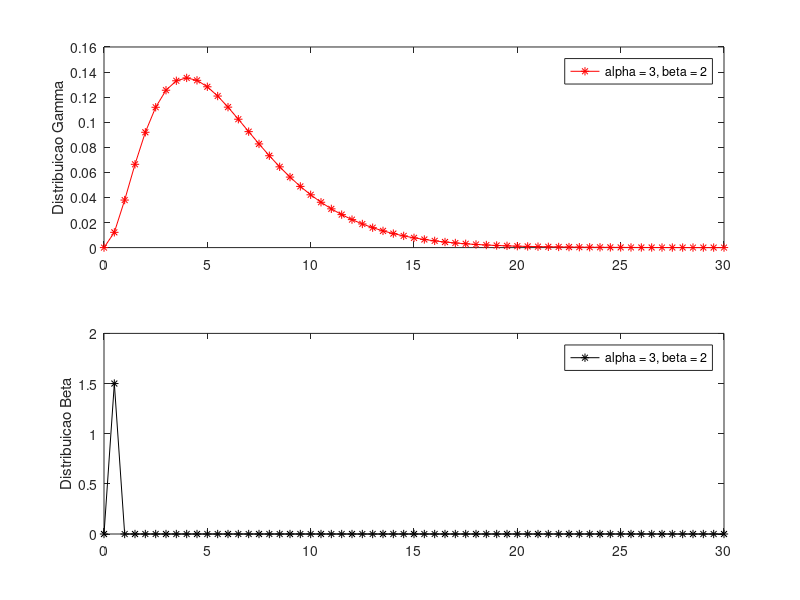

The MATLAB source for this figure:
clc; clear all;

x = 0:0.5:30;

alpha = 3;
beta = 2;

gama = gampdf (x, alpha, beta);
beta = betapdf (x, alpha, beta);

figure (1);
title ("Distribuicao Gamma e Beta");

subplot(2,1,1);
pdf1 = plot (x, gama, 'r*-');
ylabel ('Distribuicao Gamma');
L1 = legend([pdf1], {'alpha = 3, beta = 2'}, 'Location', 'NorthEast');
hold on;
subplot (2,1,2);
pdf2 = plot (x, beta, 'k*-');
ylabel ('Distribuicao Beta');
L2 = legend([pdf2], {'alpha = 3, beta = 2'}, 'Location', 'NorthEast');

%print('betaGamaDistributions.png', '-dpng');

